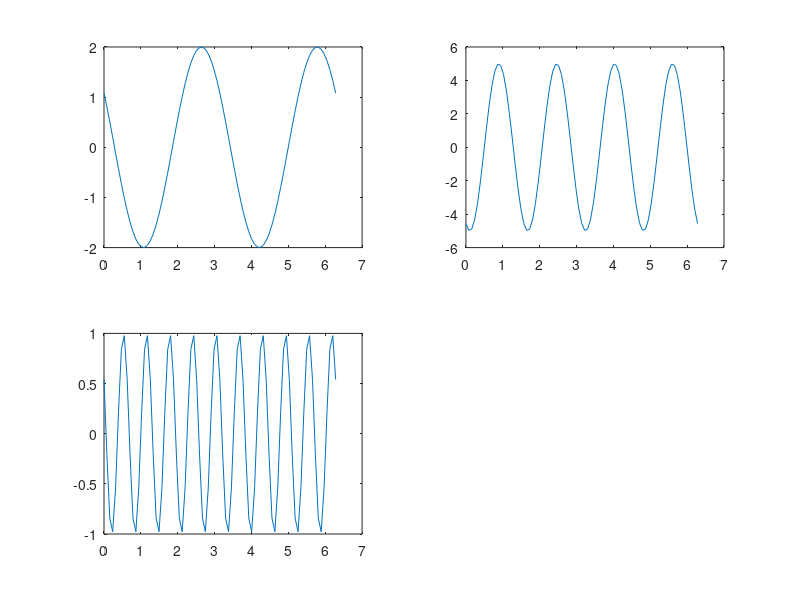

MATLAB code for this plot:
function m=prob1()  %problema1  %a  x = 0 : pi/40 : 2 * pi;  f= 2*cos(2*x+1),3*sin(x);  subplot(2,2,1)  plot(x,f)  %b  subplot(2,2,2)  x = 0 : pi/40 : 2 * pi;  z= 5*cos(4*x+9),7*sin(x);  plot(x,z)  %c  subplot(2,2,3)  x = 0 : pi/40 : 2 * pi;  t= 1*cos(10*x+1),1*sin(x);  plot(x,t)end